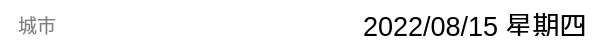
     <widget class="QWidget" name="title" native="true">
      <property name="sizePolicy">
       <sizepolicy hsizetype="Expanding" vsizetype="Preferred">
        <horstretch>0</horstretch>
        <verstretch>0</verstretch>
       </sizepolicy>
      </property>
      <property name="maximumSize">
       <size>
        <width>16777215</width>
        <height>40</height>
       </size>
      </property>
      <property name="styleSheet">
       <string notr="true">background-color: rgba(0, 170, 255,0);</string>
      </property>
      <layout class="QHBoxLayout" name="horizontalLayout">
       <item>
        <widget class="QLineEdit" name="le_city">
         <property name="sizePolicy">
          <sizepolicy hsizetype="Expanding" vsizetype="Fixed">
           <horstretch>0</horstretch>
           <verstretch>0</verstretch>
          </sizepolicy>
         </property>
         <property name="minimumSize">
          <size>
           <width>250</width>
           <height>25</height>
          </size>
         </property>
         <property name="maximumSize">
          <size>
           <width>250</width>
           <height>16777215</height>
          </size>
         </property>
         <property name="font">
          <font>
           <family>Microsoft YaHei UI</family>
           <pointsize>14</pointsize>
           <weight>50</weight>
           <italic>false</italic>
           <bold>false</bold>
          </font>
         </property>
         <property name="styleSheet">
          <string notr="true">font: 14pt &quot;Microsoft YaHei UI&quot;;
background-color: rgb(255, 255, 255);
background-color: rgb(255, 255, 255);
border-radius: 4px;
padding: 1px 5px</string>
         </property>
         <property name="placeholderText">
          <string>城市</string>
         </property>
        </widget>
       </item>
       <item>
        <widget class="QPushButton" name="pb_search">
         <property name="sizePolicy">
          <sizepolicy hsizetype="Preferred" vsizetype="Preferred">
           <horstretch>0</horstretch>
           <verstretch>0</verstretch>
          </sizepolicy>
         </property>
         <property name="minimumSize">
          <size>
           <width>50</width>
           <height>25</height>
          </size>
         </property>
         <property name="maximumSize">
          <size>
           <width>50</width>
           <height>25</height>
          </size>
         </property>
         <property name="autoFillBackground">
          <bool>false</bool>
         </property>
         <property name="styleSheet">
          <string notr="true">background-color: rgba(255, 255, 255);
border-radius: 4px;</string>
         </property>
         <property name="text">
          <string/>
         </property>
         <property name="icon">
          <iconset resource="main.qrc">
           <normaloff>:/res/search.png</normaloff>:/res/search.png</iconset>
         </property>
        </widget>
       </item>
       <item>
        <spacer name="horizontalSpacer">
         <property name="orientation">
          <enum>Qt::Horizontal</enum>
         </property>
         <property name="sizeHint" stdset="0">
          <size>
           <width>40</width>
           <height>20</height>
          </size>
         </property>
        </spacer>
       </item>
       <item>
        <widget class="QLabel" name="ll_date">
         <property name="sizePolicy">
          <sizepolicy hsizetype="Preferred" vsizetype="Preferred">
           <horstretch>0</horstretch>
           <verstretch>0</verstretch>
          </sizepolicy>
         </property>
         <property name="minimumSize">
          <size>
           <width>25</width>
           <height>0</height>
          </size>
         </property>
         <property name="maximumSize">
          <size>
           <width>16777215</width>
           <height>25</height>
          </size>
         </property>
         <property name="baseSize">
          <size>
           <width>0</width>
           <height>0</height>
          </size>
         </property>
         <property name="font">
          <font>
           <family>Arial</family>
           <pointsize>20</pointsize>
           <weight>50</weight>
           <italic>false</italic>
           <bold>false</bold>
          </font>
         </property>
         <property name="styleSheet">
          <string notr="true">font: 20pt &quot;Arial&quot;;
background-color: rgba(255, 255, 255,0);</string>
         </property>
         <property name="text">
          <string>2022/08/15 星期四</string>
         </property>
        </widget>
       </item>
      </layout>
     </widget>
